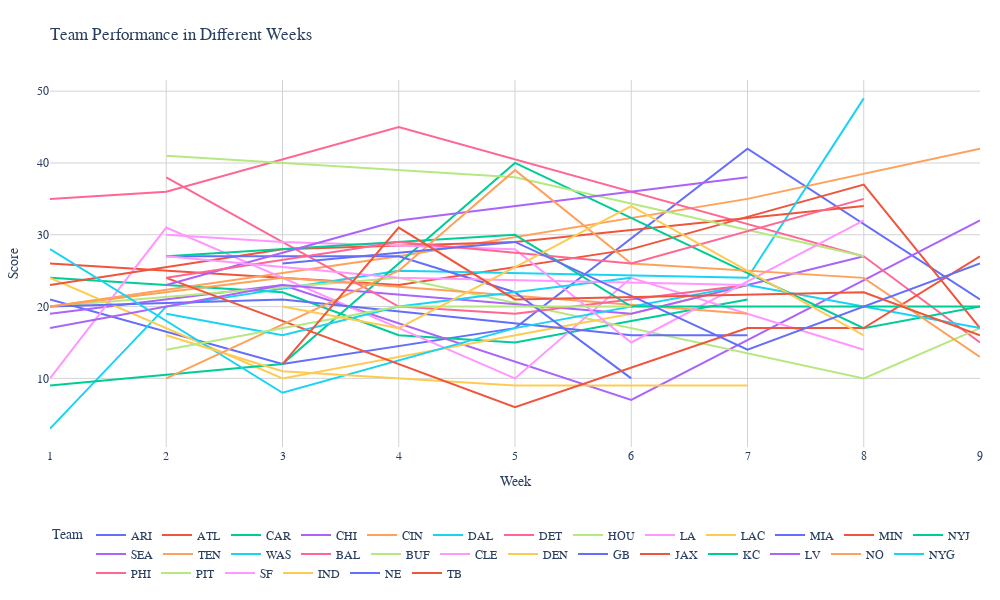

The code cell stored with this chart in its notebook:
### Markdown cell above
赛季中的队伍表现 - 折线图显示每支球队在赛季不同周次的得分情况

### Code cell
# 根据赛季、周次和队伍分组并计算得分总和
team_scores = games_data.groupby(["season", "week", "homeTeamAbbr"])["homeFinalScore"].sum().reset_index()
team_scores = team_scores.rename(columns={"homeTeamAbbr": "Team", "homeFinalScore": "Score"})

# 获取所有队伍的列表
all_teams = team_scores["Team"].unique().tolist()

# 使用Plotly Express创建交互式折线图
fig = px.line(team_scores, x="week", y="Score", color="Team", title="Team Performance in Different Weeks",
              labels={"week": "Week", "Score": "Score"}, width=1000, height=600)

# 设置布局
fig.update_layout(
    legend=dict(orientation="h", y=-0.2),
    margin=dict(l=20, r=20, t=80, b=20),
    plot_bgcolor="white",  # 设置背景色为白色
    xaxis=dict(gridcolor='lightgray'),  # 添加网格线
    yaxis=dict(gridcolor='lightgray'),
    font=dict(family="Arial", size=12),  # 设置字体样式和大小
)

fig.show()

### Figure 1 — Plotly figure (JSON) as saved in the notebook; plotly's stock layout.template omitted (floating-point values rounded to 4 significant figures)
{"data": [{"hovertemplate": "Team=ARI<br>Week=%{x}<br>Score=%{y}<extra></extra>", "legendgroup": "ARI", "line": {"color": "#636efa", "dash": "solid"}, "marker": {"symbol": "circle"}, "mode": "lines", "name": "ARI", "orientation": "v", "showlegend": true, "type": "scatter", "x": [1, 3, 5, 7, 9], "xaxis": "x", "y": [21, 12, 17, 42, 21], "yaxis": "y"}, {"hovertemplate": "Team=ATL<br>Week=%{x}<br>Score=%{y}<extra></extra>", "legendgroup": "ATL", "line": {"color": "#EF553B", "dash": "solid"}, "marker": {"symbol": "circle"}, "mode": "lines", "name": "ATL", "orientation": "v", "showlegend": true, "type": "scatter", "x": [1, 4, 6, 8, 9], "xaxis": "x", "y": [26, 23, 28, 37, 17], "yaxis": "y"}, {"hovertemplate": "Team=CAR<br>Week=%{x}<br>Score=%{y}<extra></extra>", "legendgroup": "CAR", "line": {"color": "#00cc96", "dash": "solid"}, "marker": {"symbol": "circle"}, "mode": "lines", "name": "CAR", "orientation": "v", "showlegend": true, "type": "scatter", "x": [1, 3, 4, 5, 7], "xaxis": "x", "y": [24, 22, 16, 15, 21], "yaxis": "y"}, {"hovertemplate": "Team=CHI<br>Week=%{x}<br>Score=%{y}<extra></extra>", "legendgroup": "CHI", "line": {"color": "#ab63fa", "dash": "solid"}, "marker": {"symbol": "circle"}, "mode": "lines", "name": "CHI", "orientation": "v", "showlegend": true, "type": "scatter", "x": [1, 3, 6, 9], "xaxis": "x", "y": [19, 23, 7, 32], "yaxis": "y"}, {"hovertemplate": "Team=CIN<br>Week=%{x}<br>Score=%{y}<extra></extra>", "legendgroup": "CIN", "line": {"color": "#FFA15A", "dash": "solid"}, "marker": {"symbol": "circle"}, "mode": "lines", "name": "CIN", "orientation": "v", "showlegend": true, "type": "scatter", "x": [1, 4, 7, 9], "xaxis": "x", "y": [20, 27, 35, 42], "yaxis": "y"}, {"hovertemplate": "Team=DAL<br>Week=%{x}<br>Score=%{y}<extra></extra>", "legendgroup": "DAL", "line": {"color": "#19d3f3", "dash": "solid"}, "marker": {"symbol": "circle"}, "mode": "lines", "name": "DAL", "orientation": "v", "showlegend": true, "type": "scatter", "x": [1, 2, 4, 7, 8], "xaxis": "x", "y": [3, 20, 25, 24, 49], "yaxis": "y"}, {"hovertemplate": "Team=DET<br>Week=%{x}<br>Score=%{y}<extra></extra>", "legendgroup": "DET", "line": {"color": "#FF6692", "dash": "solid"}, "marker": {"symbol": "circle"}, "mode": "lines", "name": "DET", "orientation": "v", "showlegend": true, "type": "scatter", "x": [1, 2, 4, 8, 9], "xaxis": "x", "y": [35, 36, 45, 27, 15], "yaxis": "y"}, {"hovertemplate": "Team=HOU<br>Week=%{x}<br>Score=%{y}<extra></extra>", "legendgroup": "HOU", "line": {"color": "#B6E880", "dash": "solid"}, "marker": {"symbol": "circle"}, "mode": "lines", "name": "HOU", "orientation": "v", "showlegend": true, "type": "scatter", "x": [1, 4, 8, 9], "xaxis": "x", "y": [20, 24, 10, 17], "yaxis": "y"}, {"hovertemplate": "Team=LA<br>Week=%{x}<br>Score=%{y}<extra></extra>", "legendgroup": "LA", "line": {"color": "#FF97FF", "dash": "solid"}, "marker": {"symbol": "circle"}, "mode": "lines", "name": "LA", "orientation": "v", "showlegend": true, "type": "scatter", "x": [1, 2, 5, 6, 8], "xaxis": "x", "y": [10, 31, 10, 24, 14], "yaxis": "y"}, {"hovertemplate": "Team=LAC<br>Week=%{x}<br>Score=%{y}<extra></extra>", "legendgroup": "LAC", "line": {"color": "#FECB52", "dash": "solid"}, "marker": {"symbol": "circle"}, "mode": "lines", "name": "LAC", "orientation": "v", "showlegend": true, "type": "scatter", "x": [1, 3, 6, 7], "xaxis": "x", "y": [24, 10, 19, 23], "yaxis": "y"}, {"hovertemplate": "Team=MIA<br>Week=%{x}<br>Score=%{y}<extra></extra>", "legendgroup": "MIA", "line": {"color": "#636efa", "dash": "solid"}, "marker": {"symbol": "circle"}, "mode": "lines", "name": "MIA", "orientation": "v", "showlegend": true, "type": "scatter", "x": [1, 3, 6, 7], "xaxis": "x", "y": [20, 21, 16, 16], "yaxis": "y"}, {"hovertemplate": "Team=MIN<br>Week=%{x}<br>Score=%{y}<extra></extra>", "legendgroup": "MIN", "line": {"color": "#EF553B", "dash": "solid"}, "marker": {"symbol": "circle"}, "mode": "lines", "name": "MIN", "orientation": "v", "showlegend": true, "type": "scatter", "x": [1, 3, 5, 8], "xaxis": "x", "y": [23, 28, 29, 34], "yaxis": "y"}, {"hovertemplate": "Team=NYJ<br>Week=%{x}<br>Score=%{y}<extra></extra>", "legendgroup": "NYJ", "line": {"color": "#00cc96", "dash": "solid"}, "marker": {"symbol": "circle"}, "mode": "lines", "name": "NYJ", "orientation": "v", "showlegend": true, "type": "scatter", "x": [1, 3, 5, 8, 9], "xaxis": "x", "y": [9, 12, 40, 17, 20], "yaxis": "y"}, {"hovertemplate": "Team=SEA<br>Week=%{x}<br>Score=%{y}<extra></extra>", "legendgroup": "SEA", "line": {"color": "#ab63fa", "dash": "solid"}, "marker": {"symbol": "circle"}, "mode": "lines", "name": "SEA", "orientation": "v", "showlegend": true, "type": "scatter", "x": [1, 3, 6, 8], "xaxis": "x", "y": [17, 23, 19, 27], "yaxis": "y"}, {"hovertemplate": "Team=TEN<br>Week=%{x}<br>Score=%{y}<extra></extra>", "legendgroup": "TEN", "line": {"color": "#FFA15A", "dash": "solid"}, "marker": {"symbol": "circle"}, "mode": "lines", "name": "TEN", "orientation": "v", "showlegend": true, "type": "scatter", "x": [1, 3, 7], "xaxis": "x", "y": [20, 24, 19], "yaxis": "y"}, {"hovertemplate": "Team=WAS<br>Week=%{x}<br>Score=%{y}<extra></extra>", "legendgroup": "WAS", "line": {"color": "#19d3f3", "dash": "solid"}, "marker": {"symbol": "circle"}, "mode": "lines", "name": "WAS", "orientation": "v", "showlegend": true, "type": "scatter", "x": [1, 3, 5, 7, 9], "xaxis": "x", "y": [28, 8, 17, 23, 17], "yaxis": "y"}, {"hovertemplate": "Team=BAL<br>Week=%{x}<br>Score=%{y}<extra></extra>", "legendgroup": "BAL", "line": {"color": "#FF6692", "dash": "solid"}, "marker": {"symbol": "circle"}, "mode": "lines", "name": "BAL", "orientation": "v", "showlegend": true, "type": "scatter", "x": [2, 4, 5, 7], "xaxis": "x", "y": [38, 20, 19, 23], "yaxis": "y"}, {"hovertemplate": "Team=BUF<br>Week=%{x}<br>Score=%{y}<extra></extra>", "legendgroup": "BUF", "line": {"color": "#B6E880", "dash": "solid"}, "marker": {"symbol": "circle"}, "mode": "lines", "name": "BUF", "orientation": "v", "showlegend": true, "type": "scatter", "x": [2, 5, 8], "xaxis": "x", "y": [41, 38, 27], "yaxis": "y"}, {"hovertemplate": "Team=CLE<br>Week=%{x}<br>Score=%{y}<extra></extra>", "legendgroup": "CLE", "line": {"color": "#FF97FF", "dash": "solid"}, "marker": {"symbol": "circle"}, "mode": "lines", "name": "CLE", "orientation": "v", "showlegend": true, "type": "scatter", "x": [2, 3, 5, 6, 8], "xaxis": "x", "y": [30, 29, 28, 15, 32], "yaxis": "y"}, {"hovertemplate": "Team=DEN<br>Week=%{x}<br>Score=%{y}<extra></extra>", "legendgroup": "DEN", "line": {"color": "#FECB52", "dash": "solid"}, "marker": {"symbol": "circle"}, "mode": "lines", "name": "DEN", "orientation": "v", "showlegend": true, "type": "scatter", "x": [2, 3, 5, 7], "xaxis": "x", "y": [16, 11, 9, 9], "yaxis": "y"}, {"hovertemplate": "Team=GB<br>Week=%{x}<br>Score=%{y}<extra></extra>", "legendgroup": "GB", "line": {"color": "#636efa", "dash": "solid"}, "marker": {"symbol": "circle"}, "mode": "lines", "name": "GB", "orientation": "v", "showlegend": true, "type": "scatter", "x": [2, 4, 5, 6], "xaxis": "x", "y": [27, 27, 22, 10], "yaxis": "y"}, {"hovertemplate": "Team=JAX<br>Week=%{x}<br>Score=%{y}<extra></extra>", "legendgroup": "JAX", "line": {"color": "#EF553B", "dash": "solid"}, "marker": {"symbol": "circle"}, "mode": "lines", "name": "JAX", "orientation": "v", "showlegend": true, "type": "scatter", "x": [2, 5, 7, 8, 9], "xaxis": "x", "y": [24, 6, 17, 17, 27], "yaxis": "y"}, {"hovertemplate": "Team=KC<br>Week=%{x}<br>Score=%{y}<extra></extra>", "legendgroup": "KC", "line": {"color": "#00cc96", "dash": "solid"}, "marker": {"symbol": "circle"}, "mode": "lines", "name": "KC", "orientation": "v", "showlegend": true, "type": "scatter", "x": [2, 5, 6, 9], "xaxis": "x", "y": [27, 30, 20, 20], "yaxis": "y"}, {"hovertemplate": "Team=LV<br>Week=%{x}<br>Score=%{y}<extra></extra>", "legendgroup": "LV", "line": {"color": "#ab63fa", "dash": "solid"}, "marker": {"symbol": "circle"}, "mode": "lines", "name": "LV", "orientation": "v", "showlegend": true, "type": "scatter", "x": [2, 4, 7], "xaxis": "x", "y": [23, 32, 38], "yaxis": "y"}, {"hovertemplate": "Team=NO<br>Week=%{x}<br>Score=%{y}<extra></extra>", "legendgroup": "NO", "line": {"color": "#FFA15A", "dash": "solid"}, "marker": {"symbol": "circle"}, "mode": "lines", "name": "NO", "orientation": "v", "showlegend": true, "type": "scatter", "x": [2, 4, 5, 6, 8, 9], "xaxis": "x", "y": [10, 25, 39, 26, 24, 13], "yaxis": "y"}, {"hovertemplate": "Team=NYG<br>Week=%{x}<br>Score=%{y}<extra></extra>", "legendgroup": "NYG", "line": {"color": "#19d3f3", "dash": "solid"}, "marker": {"symbol": "circle"}, "mode": "lines", "name": "NYG", "orientation": "v", "showlegend": true, "type": "scatter", "x": [2, 3, 4, 6], "xaxis": "x", "y": [19, 16, 20, 24], "yaxis": "y"}, {"hovertemplate": "Team=PHI<br>Week=%{x}<br>Score=%{y}<extra></extra>", "legendgroup": "PHI", "line": {"color": "#FF6692", "dash": "solid"}, "marker": {"symbol": "circle"}, "mode": "lines", "name": "PHI", "orientation": "v", "showlegend": true, "type": "scatter", "x": [2, 4, 6, 8], "xaxis": "x", "y": [24, 29, 26, 35], "yaxis": "y"}, {"hovertemplate": "Team=PIT<br>Week=%{x}<br>Score=%{y}<extra></extra>", "legendgroup": "PIT", "line": {"color": "#B6E880", "dash": "solid"}, "marker": {"symbol": "circle"}, "mode": "lines", "name": "PIT", "orientation": "v", "showlegend": true, "type": "scatter", "x": [2, 4, 6], "xaxis": "x", "y": [14, 20, 20], "yaxis": "y"}, {"hovertemplate": "Team=SF<br>Week=%{x}<br>Score=%{y}<extra></extra>", "legendgroup": "SF", "line": {"color": "#FF97FF", "dash": "solid"}, "marker": {"symbol": "circle"}, "mode": "lines", "name": "SF", "orientation": "v", "showlegend": true, "type": "scatter", "x": [2, 4, 7], "xaxis": "x", "y": [27, 24, 23], "yaxis": "y"}, {"hovertemplate": "Team=IND<br>Week=%{x}<br>Score=%{y}<extra></extra>", "legendgroup": "IND", "line": {"color": "#FECB52", "dash": "solid"}, "marker": {"symbol": "circle"}, "mode": "lines", "name": "IND", "orientation": "v", "showlegend": true, "type": "scatter", "x": [3, 4, 6, 8], "xaxis": "x", "y": [20, 17, 34, 16], "yaxis": "y"}, {"hovertemplate": "Team=NE<br>Week=%{x}<br>Score=%{y}<extra></extra>", "legendgroup": "NE", "line": {"color": "#636efa", "dash": "solid"}, "marker": {"symbol": "circle"}, "mode": "lines", "name": "NE", "orientation": "v", "showlegend": true, "type": "scatter", "x": [3, 5, 7, 9], "xaxis": "x", "y": [26, 29, 14, 26], "yaxis": "y"}, {"hovertemplate": "Team=TB<br>Week=%{x}<br>Score=%{y}<extra></extra>", "legendgroup": "TB", "line": {"color": "#EF553B", "dash": "solid"}, "marker": {"symbol": "circle"}, "mode": "lines", "name": "TB", "orientation": "v", "showlegend": true, "type": "scatter", "x": [3, 4, 5, 8, 9], "xaxis": "x", "y": [12, 31, 21, 22, 16], "yaxis": "y"}], "layout": {"font": {"family": "Arial", "size": 12}, "height": 600, "legend": {"orientation": "h", "title": {"text": "Team"}, "tracegroupgap": 0, "y": -0.2}, "margin": {"b": 20, "l": 20, "r": 20, "t": 80}, "plot_bgcolor": "white", "title": {"text": "Team Performance in Different Weeks"}, "width": 1000, "xaxis": {"anchor": "y", "domain": [0, 1], "gridcolor": "lightgray", "title": {"text": "Week"}}, "yaxis": {"anchor": "x", "domain": [0, 1], "gridcolor": "lightgray", "title": {"text": "Score"}}}}
